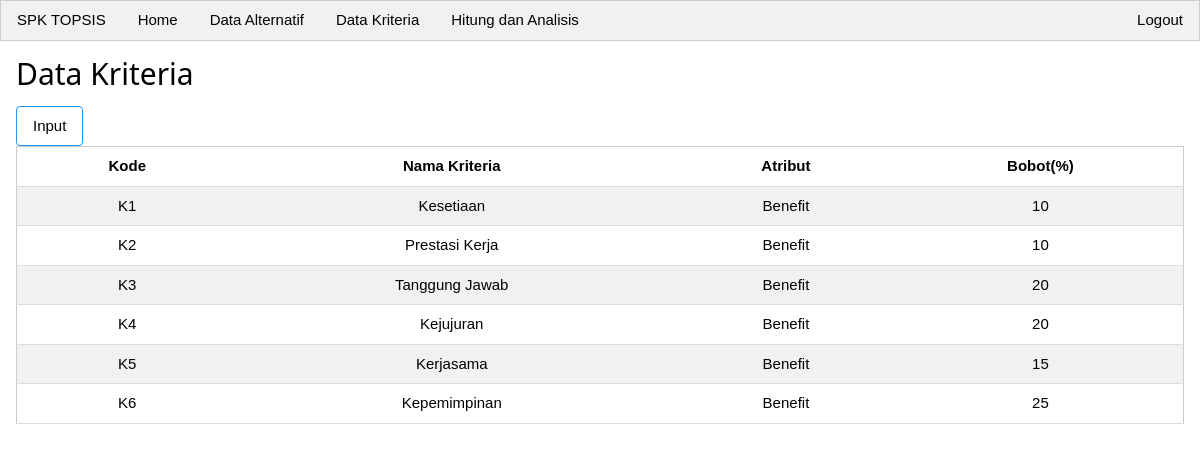
Page /kriteria.php on the committed database.
### tables this page shows
CREATE TABLE `tkriteria` (
  `kd_kriteria` varchar(4) NOT NULL,
  `nm_kriteria` varchar(64) NOT NULL,
  `atribut` varchar(10) NOT NULL,
  `bobot` int(11) NOT NULL
);

### kriteria.php (the view, shortened to what this page needs)
<?php
include 'connect.php';
$sql = "SELECT kd_kriteria, nm_kriteria, atribut, bobot FROM tkriteria";
$result = $conn->query($sql);
?>
<!DOCTYPE html>
<html>
<head>
</head>
<body>
	<div class="w3-container w3-centered">
		<h2>Data Kriteria</h2>
		<button onclick="document.getElementById('id01').style.display='block'" class="w3-button w3-white w3-border w3-border-blue w3-round">Input</button>
		<table class="w3-table-all w3-border">
			<tr>
				<th>Kode</th>
				<th>Nama Kriteria</th>
				<th>Atribut</th>
				<th>Bobot(%)</th>
			</tr>
			<?php
			if ($result->num_rows > 0){
			while($row = $result->fetch_assoc()){
				?>
			<tr>
				<td><?php echo $row["kd_kriteria"];?></td>
				<td><?php echo $row["nm_kriteria"];?></td>
				<td><?php echo $row["atribut"];?></td>
				<td><?php echo $row["bobot"];?></td>
			</tr>
			<?php }}?>
		</table>
	</div>
</body>
</html>

### css/w3.css (style rules this page uses)
html { box-sizing:border-box }
*,*:before,*:after { box-sizing:inherit }
html { -ms-text-size-adjust:100%;-webkit-text-size-adjust:100% }
body { margin:0 }
a { background-color:transparent }
button,input,select,textarea,optgroup { font:inherit;margin:0 }
button,input { overflow:visible }
button,select { text-transform:none }
button,[type=button],[type=reset],[type=submit] { -webkit-appearance:button }
html,body { font-family:Verdana,sans-serif;font-size:15px;line-height:1.5 }
html { overflow-x:hidden }
h2 { font-size:30px }
h1,h2,h3,h4,h5,h6 { font-family:"Segoe UI",Arial,sans-serif;font-weight:400;margin:10px 0 }
a { color:inherit }
.w3-table,.w3-table-all { border-collapse:collapse;border-spacing:0;width:100%;display:table }
.w3-table-all { border:1px solid #ccc }
.w3-bordered tr,.w3-table-all tr { border-bottom:1px solid #ddd }
.w3-table-all tr:nth-child(odd) { background-color:#fff }
.w3-table-all tr:nth-child(even) { background-color:#f1f1f1 }
.w3-centered tr th,.w3-centered tr td { text-align:center }
.w3-table td,.w3-table th,.w3-table-all td,.w3-table-all th { padding:8px 8px;display:table-cell;text-align:left;vertical-align:top }
.w3-table th:first-child,.w3-table td:first-child,.w3-table-all th:first-child,.w3-table-all td:first-child { padding-left:16px }
.w3-btn,.w3-button { border:none;display:inline-block;padding:8px 16px;vertical-align:middle;overflow:hidden;text-decoration:none;color:inherit;background-color:inherit;text-align:center;cursor:pointer;white-space:nowrap }
.w3-btn,.w3-button { -webkit-touch-callout:none;-webkit-user-select:none;-khtml-user-select:none;-moz-user-select:none;-ms-user-select:none;user-select:none }
.w3-bar { width:100%;overflow:hidden }
.w3-bar .w3-bar-item { padding:8px 16px;float:left;width:auto;border:none;display:block;outline:0 }
.w3-bar .w3-button { white-space:normal }
.w3-container:after,.w3-container:before,.w3-panel:after,.w3-panel:before,.w3-row:after,.w3-row:before,.w3-row-padding:after,.w3-row-padding:before, .w3-cell-row:before,.w3-cell-row:after,.w3-clear:after,.w3-clear:before,.w3-bar:before,.w3-bar:after { content:"";display:table;clear:both }
.w3-round,.w3-round-medium { border-radius:4px }
.w3-container,.w3-panel { padding:0.01em 16px }
.w3-border { border:1px solid #ccc!important }
.w3-right { float:right!important }
.w3-white,.w3-hover-white:hover { color:#000!important;background-color:#fff!important }
.w3-light-grey,.w3-hover-light-grey:hover,.w3-light-gray,.w3-hover-light-gray:hover { color:#000!important;background-color:#f1f1f1!important }
.w3-border-blue,.w3-hover-border-blue:hover { border-color:#2196F3!important }

### rows in the picture
tkriteria: kd_kriteria "K1", nm_kriteria "Kesetiaan", atribut "Benefit", bobot "10"
tkriteria: kd_kriteria "K2", nm_kriteria "Prestasi Kerja", atribut "Benefit", bobot "10"
tkriteria: kd_kriteria "K3", nm_kriteria "Tanggung Jawab", atribut "Benefit", bobot "20"
tkriteria: kd_kriteria "K4", nm_kriteria "Kejujuran", atribut "Benefit", bobot "20"
tkriteria: kd_kriteria "K5", nm_kriteria "Kerjasama", atribut "Benefit", bobot "15"
tkriteria: kd_kriteria "K6", nm_kriteria "Kepemimpinan", atribut "Benefit", bobot "25"
